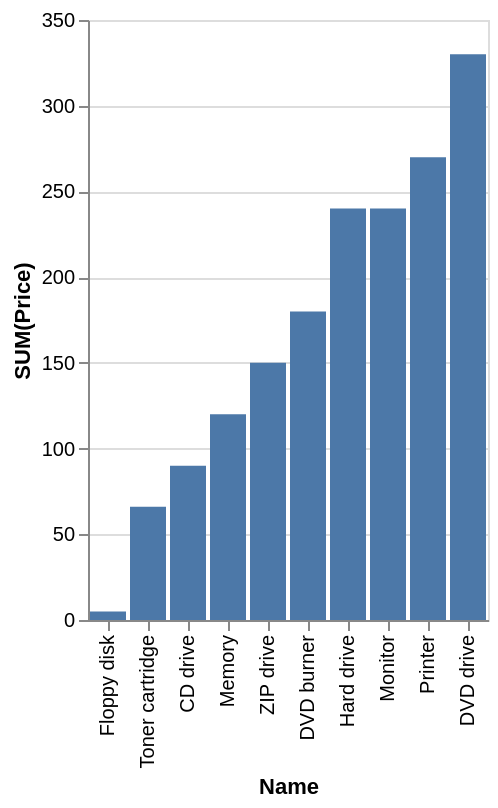

Express this chart as Vega-Lite.
### Vega-Lite specification from a JSON file in a GitHub repository (floating-point values rounded to 4 significant figures)
{"data": {"values": [{"x_data": "Floppy disk", "y_data": 5}, {"x_data": "Toner cartridge", "y_data": 66}, {"x_data": "CD drive", "y_data": 90}, {"x_data": "Memory", "y_data": 120}, {"x_data": "ZIP drive", "y_data": 150}, {"x_data": "DVD burner", "y_data": 180}, {"x_data": "Hard drive", "y_data": 240}, {"x_data": "Monitor", "y_data": 240}, {"x_data": "Printer", "y_data": 270}, {"x_data": "DVD drive", "y_data": 330}]}, "mark": "bar", "encoding": {"x": {"field": "x_data", "type": "nominal", "title": "Name", "sort": {"op": "sum", "field": "y_data", "order": "ascending"}}, "y": {"field": "y_data", "type": "quantitative", "title": "SUM(Price)"}}}
